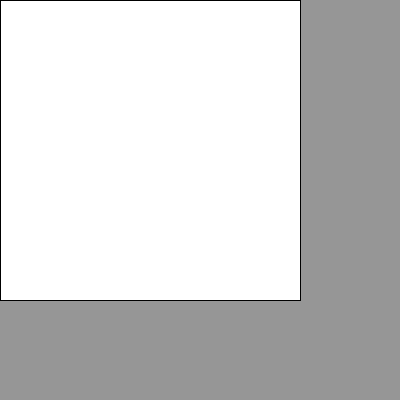
Frame 1 (no input)
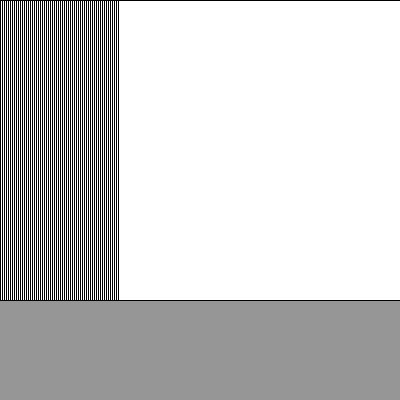
Frame 60 (the mouse pressed at the canvas centre just before this capture)
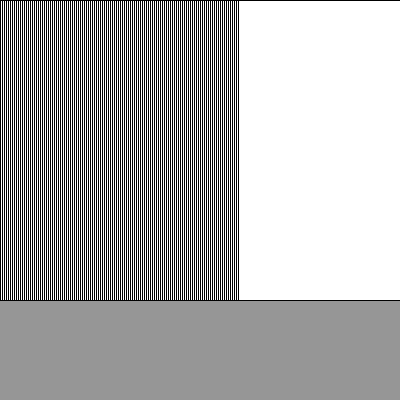
Frame 120 (the mouse held since frame 60 and released just before this capture)

The Processing sketch that drew these frames (run headless with seeded random() and noise(); from frame 60 on, the mouse is pressed at the canvas centre):

// Processing sketch: listing_2_10
// ── listing_2_10.pde
// Processing for Android: 
// Create Mobile, Sensor-Aware, and XR Applications Using Processing
// Andres Colubri
// https://andrescolubri.net/processing-for-android-book

float x = 0;

void setup() {
  size(400, 400);
  background(150);
}

void draw() {
  translate(x, 0);
  rect(0, 0, 300, 300);
  x += 2;
  if (width < x) x = -300; 
}
